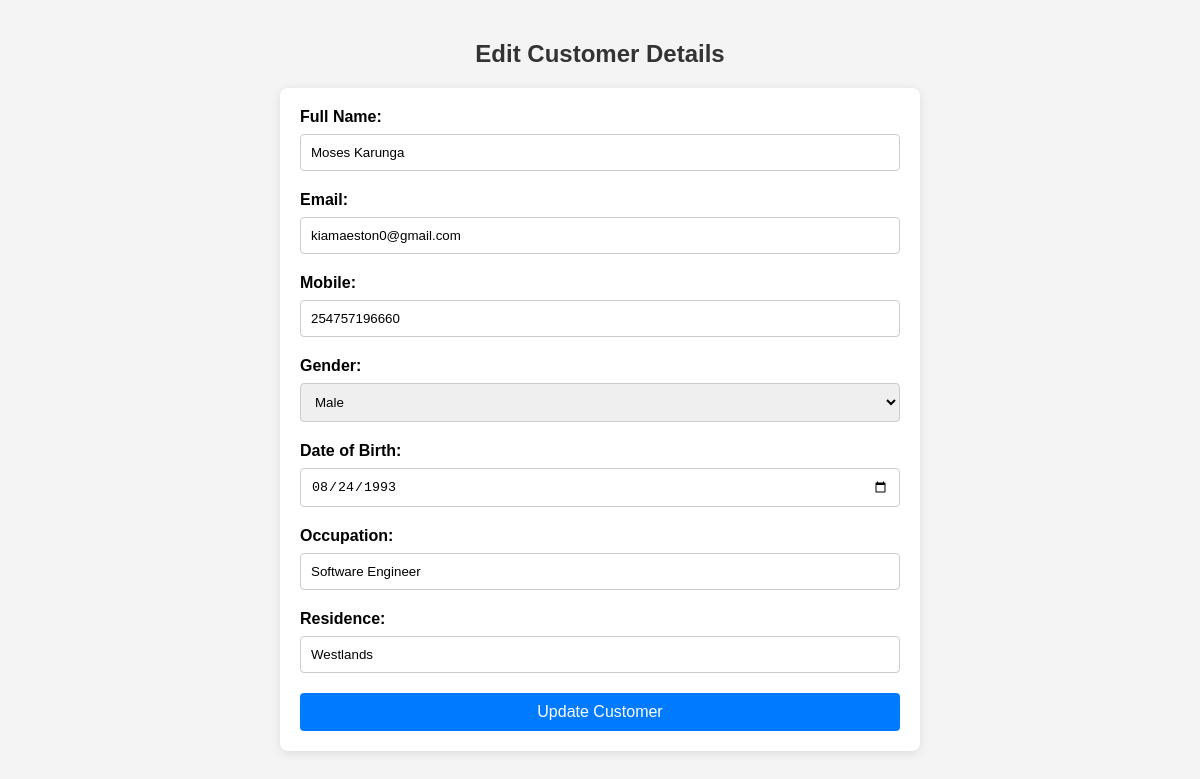
The app's page /admin/editcustomerlist.php?id=1 (signed in) with its own data.
### tables this page shows
CREATE TABLE `customers` (
  `id` int(11) NOT NULL,
  `full_name` varchar(100) NOT NULL,
  `email` varchar(100) NOT NULL,
  `status` enum('active','inactive','suspended','pending') NOT NULL DEFAULT 'active',
  `last_logout` datetime DEFAULT NULL,
  `password` varchar(255) NOT NULL,
  `mobile` varchar(12) NOT NULL,
  `gender` enum('male','female','other') NOT NULL,
  `dob` date NOT NULL,
  `occupation` varchar(100) NOT NULL,
  `residence` varchar(100) NOT NULL,
  `created_at` timestamp NOT NULL DEFAULT current_timestamp(),
  `profile_picture` varchar(255) DEFAULT 'default_profile.png',
  `remember_token` varchar(255) DEFAULT NULL,
  `last_login` datetime DEFAULT NULL,
  `reset_token` varchar(255) DEFAULT NULL,
  `token_expiration` datetime DEFAULT NULL
);

### admin/editcustomerlist.php (the view, shortened to what this page needs)
<?php
require 'include/db_connection.php';
$customerId = isset($_GET['id']) ? (int)$_GET['id'] : 0;
$query = "SELECT * FROM customers WHERE id = $customerId";
$result = $conn->query($query);
$customer = $result->fetch_assoc();
?>
<!DOCTYPE html>
<html lang="en">
<head>
    <link rel="stylesheet" href="https://cdnjs.cloudflare.com/ajax/libs/font-awesome/6.4.0/css/all.min.css">
</head>
<body>
<h2>Edit Customer Details</h2>
<form action="" method="post">
    <label for="full_name">Full Name:</label>
    <input type="text" name="full_name" value="<?php echo htmlspecialchars($customer['full_name']); ?>" required>
    <label for="email">Email:</label>
    <input type="email" name="email" value="<?php echo htmlspecialchars($customer['email']); ?>" required>
    <label for="mobile">Mobile:</label>
    <input type="text" name="mobile" value="<?php echo htmlspecialchars($customer['mobile']); ?>" required>
    <label for="gender">Gender:</label>
    <select name="gender" required>
        <option value="Male" <?php if ($customer['gender'] == 'Male') echo 'selected'; ?>>Male</option>
    </select>
    <label for="dob">Date of Birth:</label>
    <input type="date" name="dob" value="<?php echo htmlspecialchars($customer['dob']); ?>" required>
    <label for="occupation">Occupation:</label>
    <input type="text" name="occupation" value="<?php echo htmlspecialchars($customer['occupation']); ?>" required>
    <label for="residence">Residence:</label>
    <input type="text" name="residence" value="<?php echo htmlspecialchars($customer['residence']); ?>" required>
    <button type="submit">Update Customer</button>
</form>
</body>
</html>

### admin/editcustomerlist.php (style rules this page uses)
body { font-family: Arial, sans-serif; background-color: #f4f4f4; padding: 20px; margin: 0; }
h2 { color: #333; text-align: center; }
form { max-width: 600px; margin: 0 auto; background: white; padding: 20px; border-radius: 8px; box-shadow: 0 2px 10px rgba(0, 0, 0, 0.1); }
label { display: block; margin-bottom: 8px; font-weight: bold; }
input[type="text"], input[type="email"], input[type="date"], select { width: 100%; padding: 10px; margin-bottom: 20px; border: 1px solid #ccc; border-radius: 4px; box-sizing: border-box; }
button { background-color: #007BFF; color: white; padding: 10px 15px; border: none; border-radius: 4px; cursor: pointer; width: 100%; font-size: 16px; }

### records on screen
customers: full_name "Moses Karunga", email "kiamaeston0@gmail.com", mobile "254757196660", dob "08/24/1993", occupation "Software Engineer", residence "Westlands"
